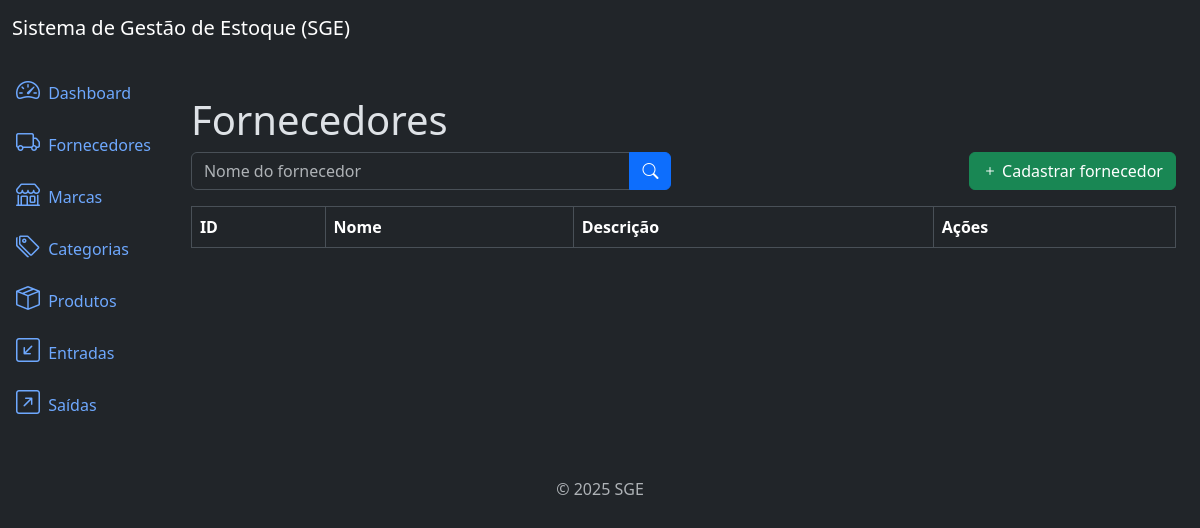
/suppliers/list/, run on an earlier commit of the app's database.
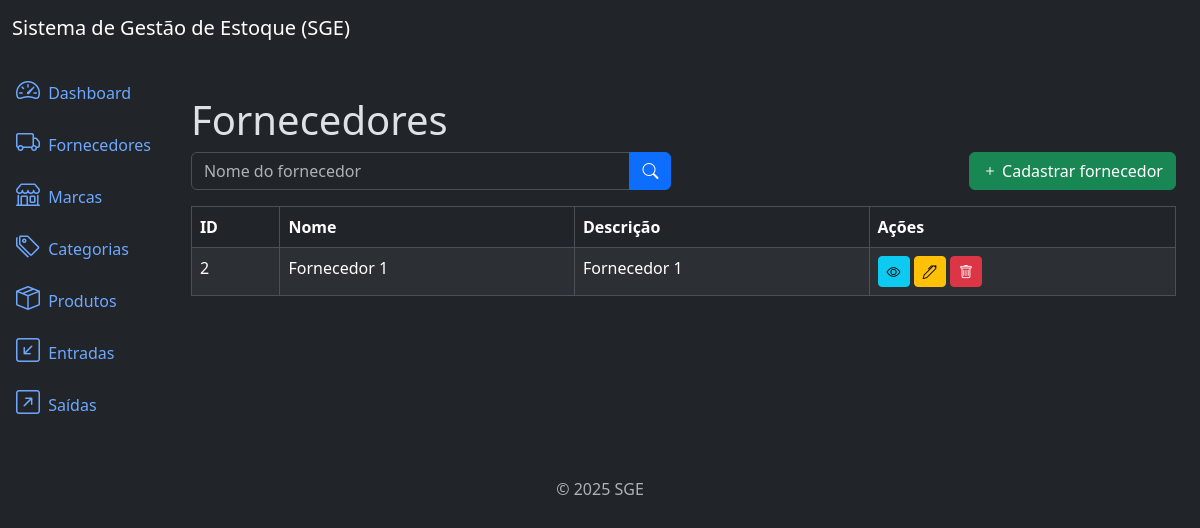
And on a later commit of the database.
### suppliers/models.py (models this page shows, shortened)
class Supplier(models.Model):
    name = models.CharField(max_length=500)
    description = models.TextField(null=True, blank=True)
    created_at = models.DateTimeField(auto_now_add=True)
    updated_at = models.DateTimeField(auto_now=True)
    class Meta: # Ordena por ordem alfabetica pelo nome
        ordering = ['name']

### suppliers/views.py (the view)
# urls.py: path('suppliers/list/', views.SupplierListView.as_view(), name='supplier_list'),
class SupplierListView(ListView):
    model = models.Supplier
    template_name = 'supplier_list.html'
    context_object_name = 'suppliers'
    paginate_by = 10 # Define a quantidade de elementos que serão exibidos por página
    def get_queryset(self): # Método que faz filtros pelo nome da categoria
        queryset = super().get_queryset()
        name = self.request.GET.get('name')
        if name:
            queryset = queryset.filter(name__icontains=name)
        return queryset

### suppliers/templates/supplier_list.html (shortened to what this page needs)
{% extends 'base.html' %}
{% block content %}
    <h3 class="display-6">Fornecedores</h3>
    <div class="row mb-3">
        <div class="col-md-6">
            <form method="get" action="{%  url 'supplier_list' %}">
                <div class="input-group">
                    <input type="text" name="name" class="form-control" placeholder="Nome do fornecedor" value="{{ request.GET.name }}">
                    <button type="submit" class="btn btn-primary">
                        <i class="bi bi-search"></i>
                    </button>
                </div>
            </form>
        </div>
        <div class="col-md-6">
            <a href="{% url 'supplier_create' %}" class="btn btn-success float-end">
                <i class="bi bi-plus"></i> Cadastrar fornecedor
            </a>
        </div>
    </div>
    <div class="table-responsive">
        <table class="table table-striped table-bordered">
            <thead class="thead-dark">
                <tr>
                    <th>ID</th>
                    <th>Nome</th>
                    <th>Descrição</th>
                    <th>Ações</th>
                </tr>
            </thead>
            <tbody>
                {% for supplier in suppliers %}
                    <tr>
                        <td>{{ supplier.id }}</td>
                        <td>{{ supplier.name }}</td>
                        <td>{{ supplier.description }}</td>
                        <td>
                            <a href="{% url 'supplier_detail' supplier.id %}" class="btn btn-info btn-sm">
                                <i class="bi bi-eye"></i>
                            </a>
                            <a href="{% url 'supplier_update' supplier.id %}" class="btn btn-warning btn-sm">
                                <i class="bi bi-pen"></i>
                            </a>
                            <a href="{% url 'supplier_delete' supplier.id %}" class="btn btn-danger btn-sm">
                                <i class="bi bi-trash"></i>
                            </a>
                        </td>
                    </tr>
                {% endfor %}
            </tbody>
        </table>
    </div>
{% endblock %}

What changed in the data, as far as the page shows it:
added Supplier: id "2", name "Fornecedor 1", description "Fornecedor 1"
